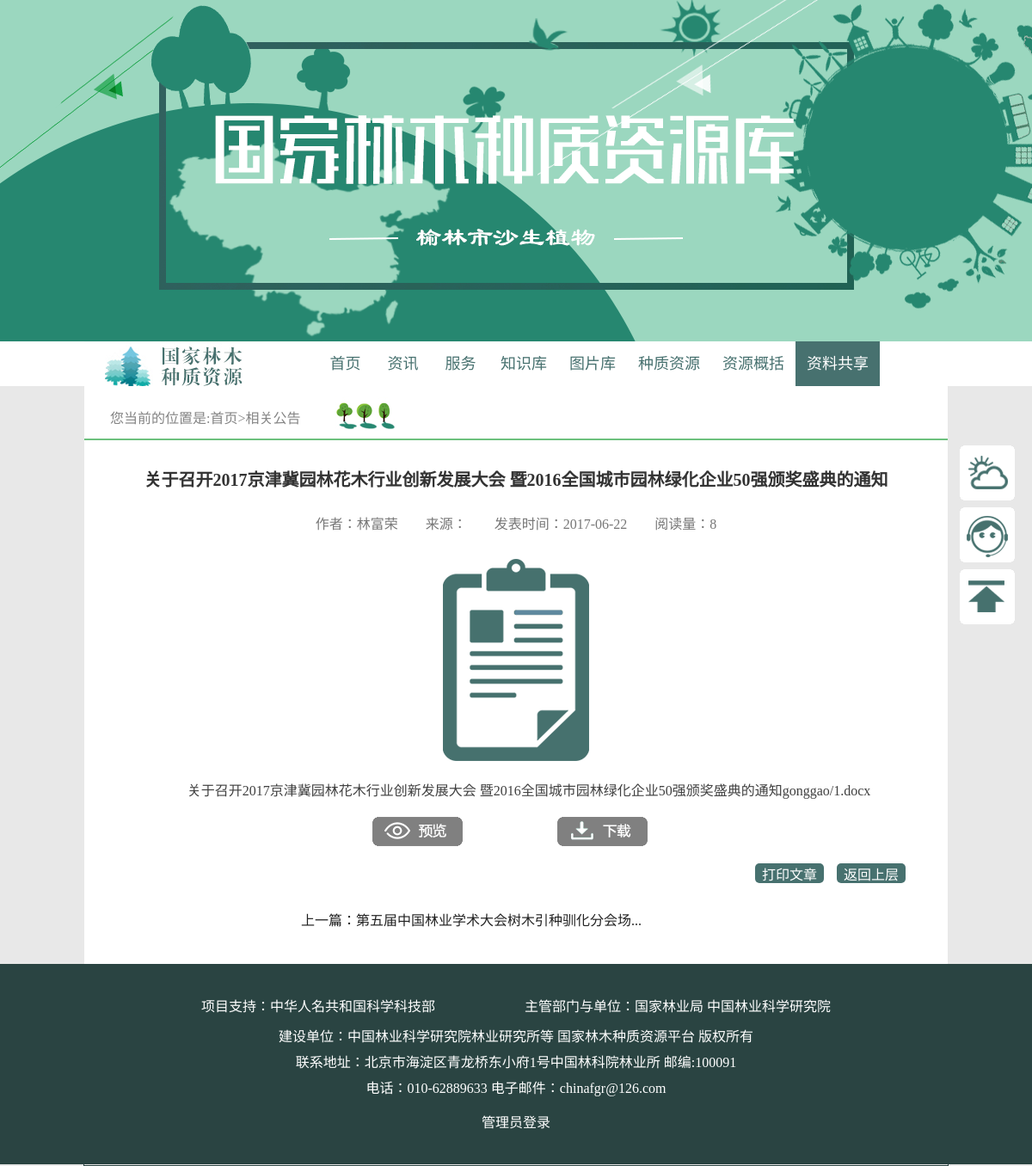
/tree/xiazai/xiazai_detail.php, run on the app's committed database.
### tree/php/open.php (called while the page is built, shortened)
<?php
function open_form_id($form,$id){
	$sql_form="SELECT * FROM `$form` WHERE id=$id";
	$result=mysql_query($sql_form,$GLOBALS['conn'] )or die("error connecting");
	return $result;
}
function substr_cut($str_cut,$length)
{
    if (strlen($str_cut) > $length)
    {
        for($i=0; $i < $length; $i++)
        if (ord($str_cut[$i]) > 128)    $i=$i+2;
        $str_cut = substr($str_cut,0,$i)."...";
    }
    return $str_cut;
}
?>

### tree/php/functions_xiazai_detail.php (the view, shortened to what this page needs)
<?php
	include("open.php");
function titile($form){
	$div="<div class='title'>";
	$div.="<div class='nav'>";
	$div.="<span>您当前的位置是:</span>";
	$div.="<a href='../index.php' target='_blank'>首页></a>";
	switch($form){
			case "xiazai-gonggao":$div.="<span>相关公告</span></div>";break;
		}
	$div.="<div class='background'></div></div>";
	echo $div;
}
function detail($form,$id,$page){
	$result=open_form_id($form,$id);
	$row=mysql_fetch_array($result);
	$total_sql="SELECT COUNT(*) FROM `$form`";
	$total_result=mysql_fetch_array(mysql_query($total_sql));
	$total=$total_result[0];
	$p_array=explode("|",$row["content"]);
	$div="<div class='con'><p class='tit'>";
	$div.=$row["title"];
	$div.="</p><div class='xijie'>";
	$div.="<span>作者：".$row["author"]."</span>";
	$div.="&nbsp;&nbsp;&nbsp;&nbsp;&nbsp;&nbsp;&nbsp;&nbsp;<span>来源：".$row["laiyuan"];
	$div.="&nbsp;&nbsp;&nbsp;&nbsp;&nbsp;&nbsp;&nbsp;&nbsp;</span><span>发表时间：";
	$div.=$row["time"]."</span>";
	$div.="&nbsp;&nbsp;&nbsp;&nbsp;&nbsp;&nbsp;&nbsp;&nbsp;<span>阅读量：".$row["hit"]."</span>";
	$div.="</div><div class='main'>";
	$div.="<p>";
	$div.=$p_array[0];
	$div.="</p>";
	if($row["fujian"]){
		$div.="<div class='xiazai'>";
		$div.="<div class='img'></div>";
		$div.="<p class='name'>".$row["title"].$row["fujian"]."</p>";
		$div.="<a class='preview' href='".$row["fujian"]."'></a>";
		$div.="<a class='xiazai_ok' href='doDownload.php?filename=".$row["fujian"]."'></a>";
		$div.="</div>";
	}
	$div.="<div class='dayin_fanhui'>";
	$div.="<a id='btnPrint'  href='#' class='dayin'>";
	$div.="打印文章";
	$div.="</a>";
	$div.="<a href='xiazai.php?form=".$form."&page=".$page."' class='fanhui'>";
	$div.="返回上层";
	$div.="</a>";
	$div.="</div>";
	$div.="<div style='clear:both;'></div>";
	$div.="<div class='a'>";
	if($id<$total){
		$id_up=$id+1;
		$result_up=open_form_id($form,$id_up);
		$row_up=mysql_fetch_array($result_up);
		$div.="<a href='xiazai_detail.php?form=".$_GET["form"]."&id=".$id_up."&page=".$page."'>";
		$div.="上一篇：";
		$get_row=substr_cut($row_up["title"],60);
		$div.=$get_row;
		$div.="</a>&nbsp;&nbsp;&nbsp;&nbsp;&nbsp;&nbsp;&nbsp;&nbsp;&nbsp;&nbsp;&nbsp;&nbsp;&nbsp;";
		$div.="&nbsp;&nbsp;&nbsp;&nbsp;&nbsp;&nbsp;&nbsp;&nbsp;&nbsp;&nbsp;&nbsp;&nbsp;&nbsp;";
   }
	$div.="</div></div>";
	$div.="</div>";
   	echo $div;
}
?>

### tree/css/chuShiHua.css (style rules this page uses)
body { margin: 0;padding: 0;font-family: "微软雅黑" }
* { text-decoration: none;list-style: none; padding:0px 0px 0px 0;margin: 0px 0px 0px 0px; border:none; }
p { padding:0px 0px 0px 0;margin: 0px 0px 0px 0px; }
a,input,button { outline:none;border:none }
a { color:#000; }
body { margin:0px auto; width:100%; background: #e8e8e8; }

### tree/css/xiazai_detail.css (style rules this page uses)
.content .title { border-bottom:2px solid #6dc17e; width:1004px; height:57px; }
.content .title .nav { margin-top:20px; margin-left:30px; color:#848484; font-size: 16px; float:left; }
.content .title .nav a { text-decoration: none; color:#848484; }
.content .title .background { width: 109px; height:57px; background: url(../tips_picture/nei-nav.jpg) no-repeat; float: left; }
.content .con { width:1004px; }
.content .con .tit { font-size: 20px; color: #333; font-weight: bold; text-align: center; padding-top: 30px; }
.content .con .xijie { color: #777; height: 24px; text-align: center; padding-top: 25px; padding-bottom: 10px; }
.content .con .main p { line-height: 30px; font-size: 15px; color: #222; text-indent: 30px; margin-top:8px; padding-left:25px; padding-right:25px; }
.content .con .main .a { width:1004px; text-align: center; margin-top:30px; padding-bottom: 40px; }
.content .con .main .a a { text-decoration: none; color: #222; }
.content .con .main .xiazai { width:100%px; margin:15px auto; }
.content .con .main .xiazai .img { width: 100%; height: 235px; background: url(xiazai.png) no-repeat center; margin-top:20px; }
.content .con .main .xiazai .name { color:#404040; font-size: 16px; text-align: center; margin-top:20px; }
.content .con .main .xiazai a { display: block; margin-top: 15px; margin-left:27px; color:#444444; }
.content .con .main .xiazai .preview { border-radius:6px; width: 105px; height: 34px; float: left; background: url(xiazai_preview.png); margin-left:335px; }
.content .con .main .xiazai .xiazai_ok { border-radius:6px; width: 105px; height: 34px; float: left; background: url(xiazai_xiazai.png); margin-left:110px; }
.content .con .main .dayin_fanhui { width: 100%; float:left; margin-top:15px; }
.content .con .main .dayin { display: block; width: 80px; height:23px; text-align: center; background: #47716f; color:#ffffff; border-radius:5px; margin-top:5px; margin-left:780px; float: left; }
.content .con .main .fanhui { display: block; width: 80px; height:23px; text-align: center; background: #47716f; color:#ffffff; border-radius:5px; margin-top:5px; margin-left:15px; float: left; cursor: pointer; }

### data on the page
xiazai-gonggao: author "林富荣", time "2017-06-22", hit "8", title "关于召开2017京津冀园林花木行业创新发展大会 暨2016全国城市园林绿化企业50强颁奖盛典的通知", fujian "gonggao/1.docx"

### other printed values
$div "关于召开2017京津冀园林花木行业创新发展大会 暨2016全国城市园林绿化企业50强颁奖盛典的通知 打印文章 返回上层"
